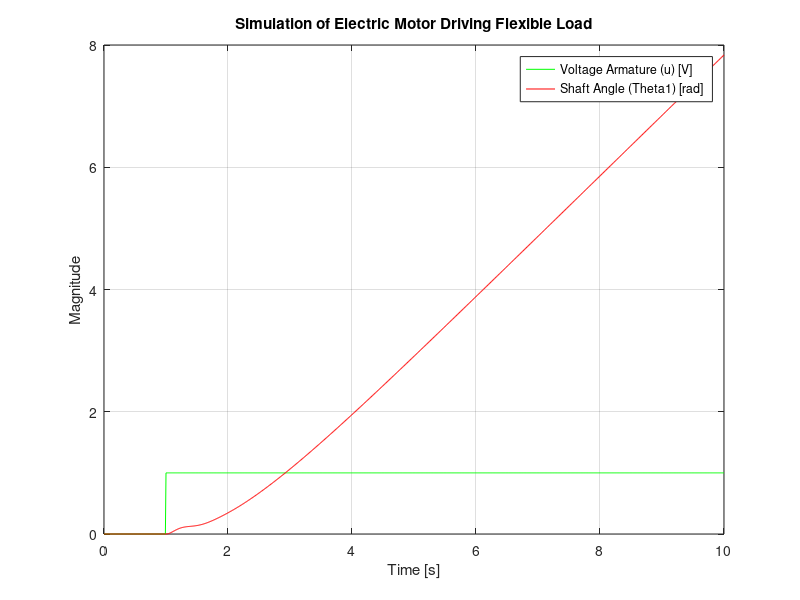

The MATLAB source for this figure:
La = 0.010; % [H]
Ra = 1.0; % [Ohm]
J1 = 0.1; % [kg m^2]
J2 = 1.0; % [kg m^2]
k = 10; % [Nm/rad]
b = 0.01; % [Nms/rad]
Kt = 1.0; % [Nm/A]
Ke = 1.0; % [Vs/rad]
B = 0.01; % [Nms/rad]

A = [-Ra/La 0 -Ke/La 0 0; 0 0 1 0 0; Kt/J1 -k/J1 (-B-b)/J1 k/J1 b/J1; 0 0 0 0 1; 0 k/J2 b/J2 -k/J2 -b/J2]; 
B = [1/La; 0; 0; 0; 0];       
C = [0 1 0 0 0];        
D = [0];  

rotorSS = ss(A, B, C, D);

disp(eig(rotorSS));

t = 0:0.01:10; 
Va = zeros(size(t)); 
Va(t >= 1) = 1;
u = [Va];

[y, t, x] = lsim(rotorSS, u, t);

% Plot the input and output
figure;
plot(t, u, 'g-', t, y, 'r-');
xlabel('Time [s]');
ylabel('Magnitude');
legend('Voltage Armature (u) [V]', 'Shaft Angle (Theta1) [rad]');
title('Simulation of Electric Motor Driving Flexible Load');
grid on;